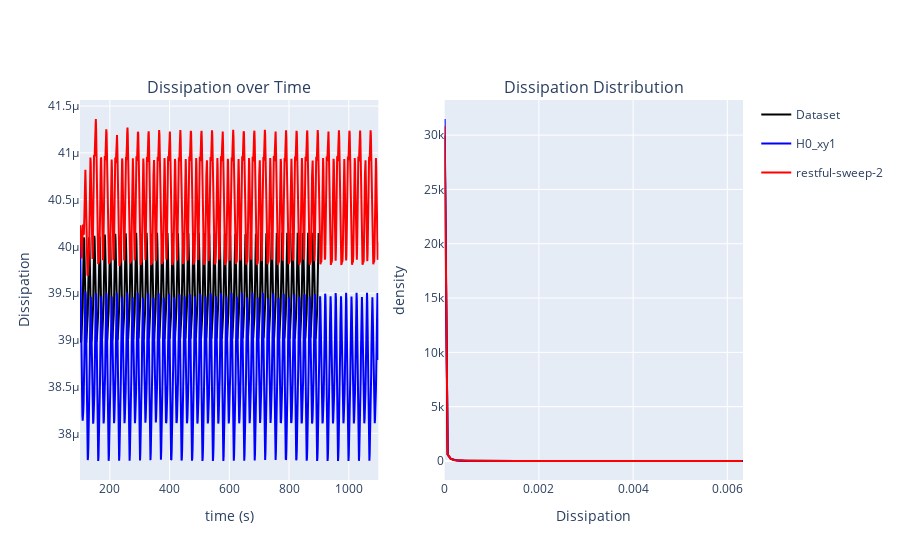

Source (notebook cell):
### Markdown cell above
**Dissipation**

Your dissipation appears low because URANS resolved viscous dissipation 
Φ
‾
Φ
  is physically small at high Re=100k—most dissipation occurs in subgrid turbulent scales modeled by 
ε
ε

### Code cell
if debug:
    fig = make_subplots(rows=1, cols=2, column_titles=('Dissipation over Time','Dissipation Distribution'))
    t_in = 100
    colors = iter(['Black','Blue','Red'])
    for i, key in enumerate(show_model_list):
        #if key not in show_model_list: continue
        color_i = next(colors)
        fig.add_trace(go.Scatter(x=np.arange(t_in, t_in+models[key]['dissipation'].shape[0]),  y=models[key]['dissipation'].mean(dim=-1),  mode='lines', line=dict(color=color_i), showlegend=False, name=key, legendgroup=key), row=1, col=1)
        fig.add_trace(go.Scatter(x=models[key]['dissipation_bin'], y=models[key]['dissipation_density'], mode='lines', line=dict(color=color_i), name=key, legendgroup=key), row=1, col=2)
    fig.update_xaxes(title_text="time (s)", row=1, col=1); fig.update_yaxes(title_text="Dissipation", row=1, col=1)
    fig.update_xaxes(title_text="Dissipation", row=1, col=2); fig.update_yaxes(title_text="density", row=1, col=2)
    fig.show()
